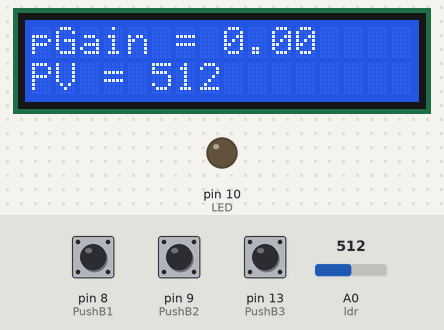
Recording of a sketch running on a simulated Arduino Uno, built with avr-gcc and run on an emulated ATmega328P. Shown: 16×2 character LCD, output pins drawn as LEDs (lit = HIGH). The inputs (shaded band) are chosen by the test bench; at power-on: pin 13 (PushB3) HIGH, A0 (ldr) = 512, pin 8 (PushB1) HIGH, pin 9 (PushB2) HIGH. What the sketch prints to the serial monitor is not drawn.

Above: at 1.2 s.
1.3 s: pin 13 (PushB3) pulled LOW for 0.15 s
At 1.8 s:
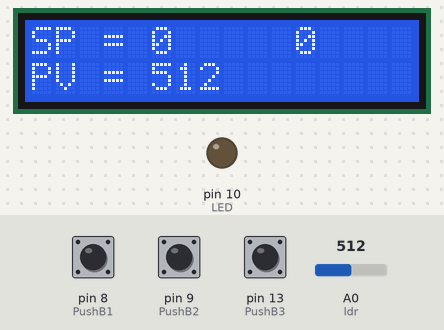
2.9 s: A0 (ldr) set to 107
At 3.5 s:
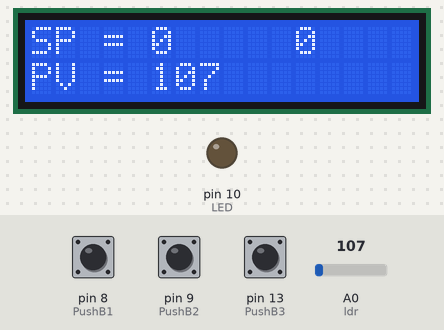
4.4 s: A0 (ldr) set to 94
At 5.6 s:
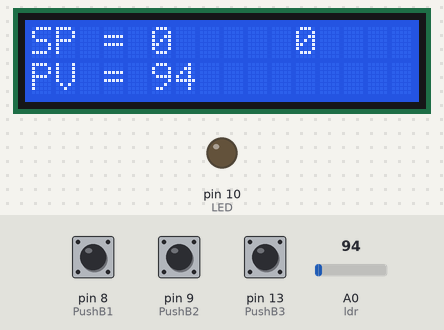
5.9 s: pin 8 (PushB1) pulled LOW for 0.15 s
At 6.2 s:
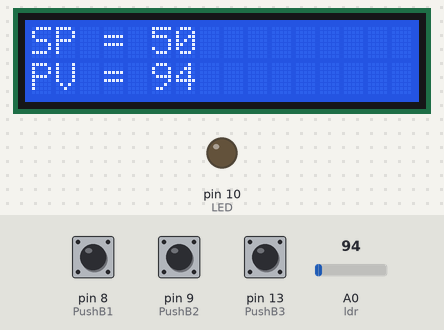
7.5 s: pin 9 (PushB2) pulled LOW for 0.15 s
At 7.9 s:
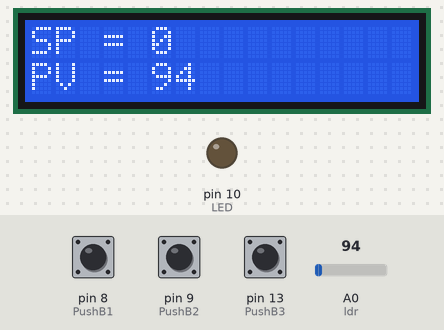
9.1 s: pin 9 (PushB2) pulled LOW for 1 s
At 10.0 s:
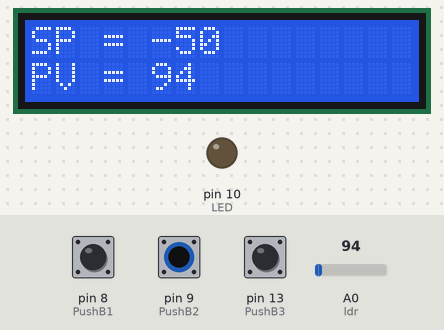
Timing chart, 0 to 12.1 s (numbered marks = the images above; inputs shaded):
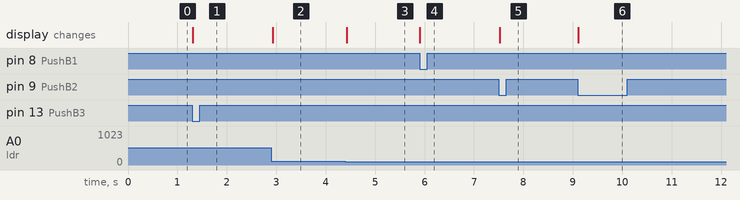

The sketch:

Pgain.ino
```cpp
/*P MODE: This program is meant to control a light sytem by p Gain mode.
 * We use the same schematic for all the programs.
 * We control the setpoint and the p gain

 */

/*Include library*/
#include <LiquidCrystal.h>

// initialize the library with the numbers of the interface pins
LiquidCrystal lcd(12, 11, 5, 4, 3, 2);

/*INPUT/Button settings*/
const int PushB1 = 8; //Set the pin 8 for push button 1
const int PushB2 = 9; //Set the pin 8 for push button 2
const int PushB3 = 13; //Set the pin 13 for push button 3

int LastState1; //Set a memory for the push button 1 code
int LastState2; //Set a memory for the push button 2 code
int LastState3; //Set a memory for the push button 3 code

int CurrentState1; //Set a memory for the push button 1 code
int CurrentState2; //Set a memory for the push button 2 code
int CurrentState3; //Set a memory for the push button 3 code

/*OUTPUT settings*/
int LED = 10;  //Set the LED output pin to 10
int ldr = A0;  //Set the LDR analog input to A0

/*Variable settings*/
int PV = 0; //Storable value which will be the LDR value
int CO = 0; //Control Output Control
int SetP = 0;
int Error = 0;
float pGain = 0.0;
int ScreenNumber; //Storable value which will be the screen value


void setup() {
  // put your setup code here, to run once:
Serial.begin(9600);
lcd.begin(16,2);
pinMode(PushB1, INPUT_PULLUP); //Assign Push 1 to an input
pinMode(PushB2, INPUT_PULLUP); //Assign Push 2 to an input
pinMode(PushB3, INPUT_PULLUP); //Assign Push 3 to an input
pinMode(LED, OUTPUT);          //Assign LED to an output
}

void loop() {
  // put your main code here, to run repeatedly:

PV = analogRead(ldr); //Read the value sensed by the LDR and store it into PV


Error = SetP - PV;  //Error is the setpoint minus the process variable
CO = pGain * Error; //The control output is the pgain times the error

if (CO >= 255) //If the CO is greater than 255, write 255 to the CO
{CO = 255;}

if (CO < 0){ //If the CO is less than 255, write 0 to the CO
CO = 0;
}
analogWrite(LED, CO); //Write the Control Output into the LED


Serial.print("SP: ");
Serial.print(SetP);
Serial.print("\t");
Serial.print("PV: ");
Serial.print(PV);
Serial.print("\t");
//Serial.print("SSE: ");
//Serial.print(Error);
Serial.println();

/*PUSH BUTTON UP SETTINGS*/
// If the push button 1 is trigger, either the Setpoint or the Pgain will appear on the screen and control them by adding value.
LastState1 = CurrentState1;
CurrentState1 = digitalRead(PushB1);
 if (LastState1 == 1 && CurrentState1 == 0){
   if(ScreenNumber == 1){
    SetP = SetP + 50;
   }
   if(ScreenNumber == 0){
    pGain = pGain + 0.1;
   }
 }

/*PUSH BUTTON DOWN SETTINGS*/
// If the push button 2 is trigger, either the Setpoint or the Pgain will appear on the screen and control them by substracting value.
LastState2 = CurrentState2;
CurrentState2 = digitalRead(PushB2);
 if (LastState2 == 1 && CurrentState2 == 0){
   if(ScreenNumber == 1){
    SetP = SetP - 50;
   }
   if(ScreenNumber == 0){
    pGain = pGain - 0.1;
   }
 }

/*PUSH BUTTON CHANGE PAGE SETTINGS*/
//When the push button 3 is trigger, the screen will change
LastState3 = CurrentState3;
CurrentState3 = digitalRead(PushB3);
 if (LastState3 == 1 && CurrentState3 == 0){
  ScreenNumber = ScreenNumber + 1;
  if(ScreenNumber > 1){
    ScreenNumber = 0;
  }
 }


  switch(ScreenNumber){
    case 0: //The first screen show the PV and the pgain
  lcd.setCursor(0, 1);
  lcd.print("PV = ");
  lcd.print(PV);
  lcd.print(" ");
  lcd.setCursor(0, 0);
  lcd.print("pGain = ");
  lcd.print(pGain);
  lcd.print(" ");
    break;
    case 1: //The second screen show the PV and the Setpoint
     lcd.setCursor(0, 1);
  lcd.print("PV = ");
  lcd.print(PV);
  lcd.print(" ");
  lcd.setCursor(0, 0);
  lcd.print("SP = ");
  lcd.print(SetP);
  lcd.print("     ");
  default:
  break;
  }

}
```

Measured:
- after the input at 1.3 s, the display: changes at once (image 1)
- after the input at 2.9 s, the display: changes at once (image 2)
- after the input at 4.4 s, the display: changes at once (image 3)
- after the input at 5.9 s, the display: changes at once (image 4)
- after the input at 7.5 s, the display: changes at once (image 5)
- after the input at 9.1 s, the display: changes at once (image 6)
